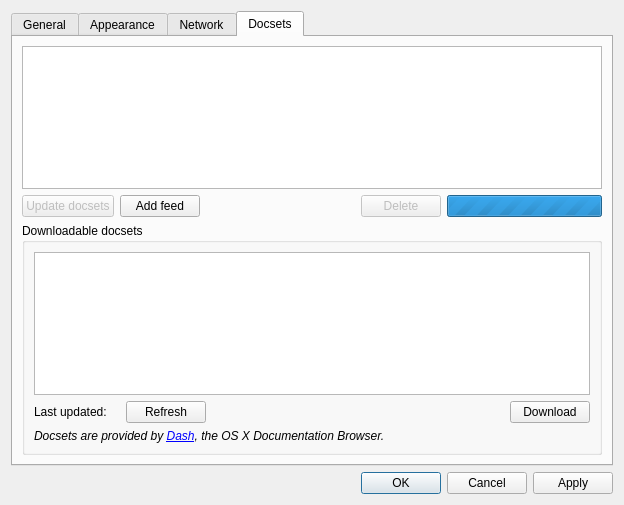
<?xml version="1.0" encoding="UTF-8"?>
<ui version="4.0">
 <class>SettingsDialog</class>
 <widget class="QDialog" name="SettingsDialog">
  <property name="windowModality">
   <enum>Qt::ApplicationModal</enum>
  </property>
  <property name="geometry">
   <rect>
    <x>0</x>
    <y>0</y>
    <width>624</width>
    <height>505</height>
   </rect>
  </property>
  <property name="windowTitle">
   <string>Zeal Options</string>
  </property>
  <layout class="QVBoxLayout" name="verticalLayout">
   <item>
    <widget class="QTabWidget" name="tabWidget">
     <property name="currentIndex">
      <number>3</number>
     </property>
     <widget class="QWidget" name="generalTab">
      <attribute name="title">
       <string>General</string>
      </attribute>
      <layout class="QVBoxLayout" name="verticalLayout_7">
       <item>
        <widget class="QGroupBox" name="groupBox_3">
         <property name="title">
          <string>Startup</string>
         </property>
         <layout class="QVBoxLayout" name="verticalLayout_9">
          <item>
           <widget class="QCheckBox" name="startMinimizedCheckBox">
            <property name="text">
             <string>Start minimized</string>
            </property>
           </widget>
          </item>
          <item>
           <widget class="QCheckBox" name="restoreLastStateCheckBox">
            <property name="enabled">
             <bool>false</bool>
            </property>
            <property name="text">
             <string>Restore last state (not implemented)</string>
            </property>
           </widget>
          </item>
         </layout>
        </widget>
       </item>
       <item>
        <widget class="QGroupBox" name="systrayGroupBox">
         <property name="title">
          <string>Show system tray icon</string>
         </property>
         <property name="checkable">
          <bool>true</bool>
         </property>
         <layout class="QVBoxLayout" name="verticalLayout_8">
          <item>
           <widget class="QCheckBox" name="minimizeToSystrayCheckBox">
            <property name="text">
             <string>Minimize to system tray instead of taskbar</string>
            </property>
           </widget>
          </item>
          <item>
           <widget class="QCheckBox" name="hideToSystrayCheckBox">
            <property name="text">
             <string>Hide to system tray on window close</string>
            </property>
           </widget>
          </item>
         </layout>
        </widget>
       </item>
       <item>
        <widget class="QGroupBox" name="globalHotKeyGroupBox">
         <property name="title">
          <string>Global shortcuts</string>
         </property>
         <layout class="QFormLayout" name="formLayout_2">
          <property name="fieldGrowthPolicy">
           <enum>QFormLayout::AllNonFixedFieldsGrow</enum>
          </property>
          <item row="0" column="0">
           <widget class="QLabel" name="label_9">
            <property name="text">
             <string>Show Zeal:</string>
            </property>
           </widget>
          </item>
          <item row="0" column="1">
           <widget class="ShortcutEdit" name="toolButton">
            <property name="placeholderText">
             <string>Click to set shortcut</string>
            </property>
            <property name="clearButtonEnabled">
             <bool>true</bool>
            </property>
           </widget>
          </item>
         </layout>
        </widget>
       </item>
       <item>
        <widget class="QGroupBox" name="groupBox_4">
         <property name="title">
          <string>Docset storage</string>
         </property>
         <layout class="QFormLayout" name="formLayout_3">
          <property name="fieldGrowthPolicy">
           <enum>QFormLayout::AllNonFixedFieldsGrow</enum>
          </property>
          <item row="0" column="0">
           <widget class="QLabel" name="label_5">
            <property name="text">
             <string>Directory:</string>
            </property>
           </widget>
          </item>
          <item row="0" column="1">
           <layout class="QHBoxLayout" name="horizontalLayout_2">
            <item>
             <widget class="QLineEdit" name="storageEdit"/>
            </item>
            <item>
             <widget class="QPushButton" name="storageButton">
              <property name="text">
               <string>Browse...</string>
              </property>
             </widget>
            </item>
           </layout>
          </item>
         </layout>
        </widget>
       </item>
       <item>
        <spacer name="verticalSpacer">
         <property name="orientation">
          <enum>Qt::Vertical</enum>
         </property>
         <property name="sizeHint" stdset="0">
          <size>
           <width>20</width>
           <height>40</height>
          </size>
         </property>
        </spacer>
       </item>
      </layout>
     </widget>
     <widget class="QWidget" name="appearanceTab">
      <attribute name="title">
       <string>Appearance</string>
      </attribute>
      <layout class="QGridLayout" name="gridLayout">
       <item row="0" column="0">
        <widget class="QGroupBox" name="groupBox_2">
         <property name="title">
          <string>Browser</string>
         </property>
         <layout class="QFormLayout" name="formLayout_4">
          <item row="0" column="0">
           <widget class="QLabel" name="label_2">
            <property name="text">
             <string>Minimum font size:</string>
            </property>
           </widget>
          </item>
          <item row="0" column="1">
           <widget class="QSpinBox" name="minFontSize"/>
          </item>
         </layout>
        </widget>
       </item>
       <item row="1" column="0">
        <spacer name="verticalSpacer_3">
         <property name="orientation">
          <enum>Qt::Vertical</enum>
         </property>
         <property name="sizeHint" stdset="0">
          <size>
           <width>20</width>
           <height>40</height>
          </size>
         </property>
        </spacer>
       </item>
      </layout>
     </widget>
     <widget class="QWidget" name="networkTab">
      <attribute name="title">
       <string>Network</string>
      </attribute>
      <layout class="QVBoxLayout" name="verticalLayout_2">
       <item>
        <widget class="QGroupBox" name="groupBox">
         <property name="title">
          <string>HTTP Proxy</string>
         </property>
         <layout class="QVBoxLayout" name="verticalLayout_10">
          <item>
           <widget class="QRadioButton" name="noProxySettings">
            <property name="text">
             <string>No proxy</string>
            </property>
            <property name="checked">
             <bool>false</bool>
            </property>
           </widget>
          </item>
          <item>
           <widget class="QRadioButton" name="systemProxySettings">
            <property name="enabled">
             <bool>true</bool>
            </property>
            <property name="text">
             <string>System proxy settings</string>
            </property>
            <property name="checked">
             <bool>true</bool>
            </property>
           </widget>
          </item>
          <item>
           <widget class="QRadioButton" name="manualProxySettings">
            <property name="text">
             <string>Manual proxy configuration</string>
            </property>
           </widget>
          </item>
          <item>
           <layout class="QVBoxLayout" name="httpRootLayout">
            <item>
             <layout class="QHBoxLayout" name="httpProxyLayout">
              <item>
               <widget class="QLabel" name="httpProxyLabel">
                <property name="enabled">
                 <bool>false</bool>
                </property>
                <property name="text">
                 <string>HTTP proxy:</string>
                </property>
               </widget>
              </item>
              <item>
               <widget class="QLineEdit" name="httpProxy">
                <property name="enabled">
                 <bool>false</bool>
                </property>
               </widget>
              </item>
              <item>
               <widget class="QLabel" name="httpProxyPortLabel">
                <property name="enabled">
                 <bool>false</bool>
                </property>
                <property name="text">
                 <string>Port:</string>
                </property>
               </widget>
              </item>
              <item>
               <widget class="QSpinBox" name="httpProxyPort">
                <property name="enabled">
                 <bool>false</bool>
                </property>
                <property name="maximum">
                 <number>65535</number>
                </property>
               </widget>
              </item>
             </layout>
            </item>
            <item>
             <widget class="QCheckBox" name="httpProxyNeedsAuth">
              <property name="enabled">
               <bool>false</bool>
              </property>
              <property name="text">
               <string>HTTP proxy requires authentication</string>
              </property>
             </widget>
            </item>
            <item>
             <widget class="QWidget" name="httpAuthWidget" native="true">
              <property name="enabled">
               <bool>false</bool>
              </property>
              <layout class="QGridLayout" name="gridLayout_2">
               <property name="topMargin">
                <number>0</number>
               </property>
               <property name="rightMargin">
                <number>0</number>
               </property>
               <property name="bottomMargin">
                <number>0</number>
               </property>
               <item row="0" column="0">
                <widget class="QLabel" name="httpProxyUserLabel">
                 <property name="enabled">
                  <bool>false</bool>
                 </property>
                 <property name="text">
                  <string>Username:</string>
                 </property>
                </widget>
               </item>
               <item row="0" column="1">
                <widget class="QLineEdit" name="httpProxyUser">
                 <property name="enabled">
                  <bool>false</bool>
                 </property>
                </widget>
               </item>
               <item row="1" column="0">
                <widget class="QLabel" name="httpProxyPassLabel">
                 <property name="enabled">
                  <bool>false</bool>
                 </property>
                 <property name="text">
                  <string>Password:</string>
                 </property>
                </widget>
               </item>
               <item row="1" column="1">
                <widget class="QLineEdit" name="httpProxyPass">
                 <property name="enabled">
                  <bool>false</bool>
                 </property>
                 <property name="echoMode">
                  <enum>QLineEdit::Password</enum>
                 </property>
                </widget>
               </item>
              </layout>
             </widget>
            </item>
           </layout>
          </item>
         </layout>
        </widget>
       </item>
       <item>
        <spacer name="verticalSpacer_2">
         <property name="orientation">
          <enum>Qt::Vertical</enum>
         </property>
         <property name="sizeHint" stdset="0">
          <size>
           <width>20</width>
           <height>40</height>
          </size>
         </property>
        </spacer>
       </item>
      </layout>
     </widget>
     <widget class="QWidget" name="docsetsTab">
      <attribute name="title">
       <string>Docsets</string>
      </attribute>
      <layout class="QVBoxLayout" name="verticalLayout_5">
       <item>
        <widget class="QListView" name="installedDocsetList"/>
       </item>
       <item>
        <layout class="QHBoxLayout" name="docsetsActions">
         <item>
          <widget class="QPushButton" name="updateButton">
           <property name="enabled">
            <bool>false</bool>
           </property>
           <property name="text">
            <string>Update docsets</string>
           </property>
          </widget>
         </item>
         <item>
          <widget class="QPushButton" name="addFeedButton">
           <property name="text">
            <string>Add feed</string>
           </property>
          </widget>
         </item>
         <item>
          <spacer name="horizontalSpacer">
           <property name="orientation">
            <enum>Qt::Horizontal</enum>
           </property>
           <property name="sizeHint" stdset="0">
            <size>
             <width>40</width>
             <height>20</height>
            </size>
           </property>
          </spacer>
         </item>
         <item>
          <widget class="QPushButton" name="deleteButton">
           <property name="enabled">
            <bool>false</bool>
           </property>
           <property name="text">
            <string>Delete</string>
           </property>
          </widget>
         </item>
         <item>
          <widget class="QProgressBar" name="docsetsProgress">
           <property name="maximum">
            <number>0</number>
           </property>
          </widget>
         </item>
        </layout>
       </item>
       <item>
        <widget class="QGroupBox" name="downloadableGroup">
         <property name="title">
          <string>Downloadable docsets</string>
         </property>
         <layout class="QVBoxLayout" name="verticalLayout_3">
          <item>
           <widget class="QListWidget" name="availableDocsetList"/>
          </item>
          <item>
           <layout class="QHBoxLayout" name="horizontalLayout">
            <item>
             <widget class="QLabel" name="label">
              <property name="text">
               <string>Last updated:</string>
              </property>
             </widget>
            </item>
            <item>
             <widget class="QLabel" name="lastUpdatedLabel">
              <property name="text">
               <string/>
              </property>
             </widget>
            </item>
            <item>
             <widget class="QPushButton" name="refreshButton">
              <property name="text">
               <string>Refresh</string>
              </property>
             </widget>
            </item>
            <item>
             <spacer name="horizontalSpacer_2">
              <property name="orientation">
               <enum>Qt::Horizontal</enum>
              </property>
              <property name="sizeHint" stdset="0">
               <size>
                <width>40</width>
                <height>20</height>
               </size>
              </property>
             </spacer>
            </item>
            <item>
             <widget class="QPushButton" name="downloadDocsetButton">
              <property name="enabled">
               <bool>true</bool>
              </property>
              <property name="text">
               <string>Download</string>
              </property>
             </widget>
            </item>
           </layout>
          </item>
          <item>
           <widget class="QLabel" name="label_4">
            <property name="text">
             <string>&lt;i&gt;Docsets are provided by &lt;a href=&quot;http://kapeli.com/dash&quot;&gt;Dash&lt;/a&gt;, the OS X Documentation Browser.&lt;/i&gt;</string>
            </property>
            <property name="textFormat">
             <enum>Qt::RichText</enum>
            </property>
            <property name="openExternalLinks">
             <bool>true</bool>
            </property>
           </widget>
          </item>
         </layout>
        </widget>
       </item>
      </layout>
     </widget>
    </widget>
   </item>
   <item>
    <widget class="QDialogButtonBox" name="buttonBox">
     <property name="orientation">
      <enum>Qt::Horizontal</enum>
     </property>
     <property name="standardButtons">
      <set>QDialogButtonBox::Apply|QDialogButtonBox::Cancel|QDialogButtonBox::Ok</set>
     </property>
    </widget>
   </item>
  </layout>
  <zorder>buttonBox</zorder>
  <zorder>tabWidget</zorder>
 </widget>
 <customwidgets>
  <customwidget>
   <class>ShortcutEdit</class>
   <extends>QLineEdit</extends>
   <header>ui/widgets/shortcutedit.h</header>
  </customwidget>
 </customwidgets>
 <resources/>
 <connections>
  <connection>
   <sender>buttonBox</sender>
   <signal>accepted()</signal>
   <receiver>SettingsDialog</receiver>
   <slot>accept()</slot>
   <hints>
    <hint type="sourcelabel">
     <x>248</x>
     <y>254</y>
    </hint>
    <hint type="destinationlabel">
     <x>157</x>
     <y>274</y>
    </hint>
   </hints>
  </connection>
  <connection>
   <sender>buttonBox</sender>
   <signal>rejected()</signal>
   <receiver>SettingsDialog</receiver>
   <slot>reject()</slot>
   <hints>
    <hint type="sourcelabel">
     <x>316</x>
     <y>260</y>
    </hint>
    <hint type="destinationlabel">
     <x>286</x>
     <y>274</y>
    </hint>
   </hints>
  </connection>
  <connection>
   <sender>manualProxySettings</sender>
   <signal>toggled(bool)</signal>
   <receiver>httpProxyLabel</receiver>
   <slot>setEnabled(bool)</slot>
   <hints>
    <hint type="sourcelabel">
     <x>104</x>
     <y>74</y>
    </hint>
    <hint type="destinationlabel">
     <x>121</x>
     <y>97</y>
    </hint>
   </hints>
  </connection>
  <connection>
   <sender>manualProxySettings</sender>
   <signal>toggled(bool)</signal>
   <receiver>httpProxy</receiver>
   <slot>setEnabled(bool)</slot>
   <hints>
    <hint type="sourcelabel">
     <x>232</x>
     <y>77</y>
    </hint>
    <hint type="destinationlabel">
     <x>232</x>
     <y>97</y>
    </hint>
   </hints>
  </connection>
  <connection>
   <sender>manualProxySettings</sender>
   <signal>toggled(bool)</signal>
   <receiver>httpProxyPortLabel</receiver>
   <slot>setEnabled(bool)</slot>
   <hints>
    <hint type="sourcelabel">
     <x>349</x>
     <y>78</y>
    </hint>
    <hint type="destinationlabel">
     <x>347</x>
     <y>96</y>
    </hint>
   </hints>
  </connection>
  <connection>
   <sender>manualProxySettings</sender>
   <signal>toggled(bool)</signal>
   <receiver>httpProxyPort</receiver>
   <slot>setEnabled(bool)</slot>
   <hints>
    <hint type="sourcelabel">
     <x>392</x>
     <y>74</y>
    </hint>
    <hint type="destinationlabel">
     <x>392</x>
     <y>96</y>
    </hint>
   </hints>
  </connection>
  <connection>
   <sender>manualProxySettings</sender>
   <signal>toggled(bool)</signal>
   <receiver>httpProxyNeedsAuth</receiver>
   <slot>setEnabled(bool)</slot>
   <hints>
    <hint type="sourcelabel">
     <x>53</x>
     <y>75</y>
    </hint>
    <hint type="destinationlabel">
     <x>100</x>
     <y>129</y>
    </hint>
   </hints>
  </connection>
  <connection>
   <sender>manualProxySettings</sender>
   <signal>toggled(bool)</signal>
   <receiver>httpAuthWidget</receiver>
   <slot>setEnabled(bool)</slot>
   <hints>
    <hint type="sourcelabel">
     <x>54</x>
     <y>79</y>
    </hint>
    <hint type="destinationlabel">
     <x>53</x>
     <y>179</y>
    </hint>
   </hints>
  </connection>
  <connection>
   <sender>httpProxyNeedsAuth</sender>
   <signal>toggled(bool)</signal>
   <receiver>httpProxyUserLabel</receiver>
   <slot>setEnabled(bool)</slot>
   <hints>
    <hint type="sourcelabel">
     <x>81</x>
     <y>134</y>
    </hint>
    <hint type="destinationlabel">
     <x>70</x>
     <y>154</y>
    </hint>
   </hints>
  </connection>
  <connection>
   <sender>httpProxyNeedsAuth</sender>
   <signal>toggled(bool)</signal>
   <receiver>httpProxyPassLabel</receiver>
   <slot>setEnabled(bool)</slot>
   <hints>
    <hint type="sourcelabel">
     <x>87</x>
     <y>137</y>
    </hint>
    <hint type="destinationlabel">
     <x>84</x>
     <y>186</y>
    </hint>
   </hints>
  </connection>
  <connection>
   <sender>httpProxyNeedsAuth</sender>
   <signal>toggled(bool)</signal>
   <receiver>httpProxyUser</receiver>
   <slot>setEnabled(bool)</slot>
   <hints>
    <hint type="sourcelabel">
     <x>183</x>
     <y>135</y>
    </hint>
    <hint type="destinationlabel">
     <x>182</x>
     <y>154</y>
    </hint>
   </hints>
  </connection>
  <connection>
   <sender>httpProxyNeedsAuth</sender>
   <signal>toggled(bool)</signal>
   <receiver>httpProxyPass</receiver>
   <slot>setEnabled(bool)</slot>
   <hints>
    <hint type="sourcelabel">
     <x>287</x>
     <y>134</y>
    </hint>
    <hint type="destinationlabel">
     <x>285</x>
     <y>182</y>
    </hint>
   </hints>
  </connection>
 </connections>
</ui>
